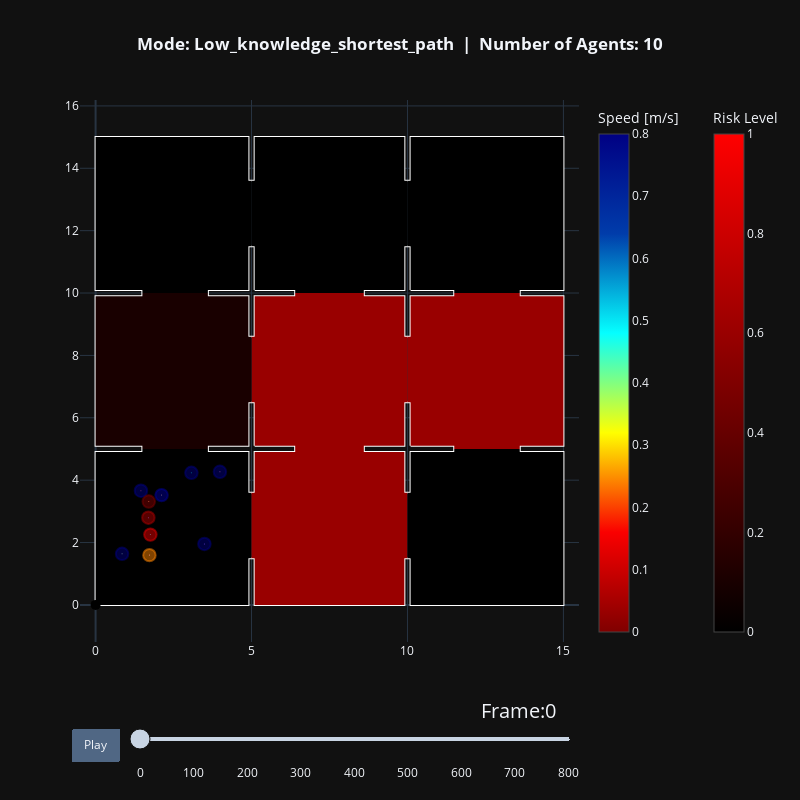

This figure's notebook cell:
### Markdown cell above
## Visualizing Agent Pathways

### Code cell
agent_trajectories = {}
for mode in modes:
    trajectory_file = trajectory_files[mode]
    agent_trajectories[mode], walkable_area = read_sqlite_file(
        trajectory_file
    )
    animate(
        agent_trajectories[mode],
        walkable_area,
        title_note=f"Mode: {modes_names[mode]}",
        risk_per_frame=all_risks,
        specific_areas=specific_areas
    ).show()

### Figure 1 — Plotly figure (JSON) as saved in the notebook; plotly's stock layout.template omitted (floating-point values rounded to 4 significant figures)
{"data": [{"hoverinfo": "name", "line": {"color": "white"}, "mode": "lines", "name": "Exterior", "showlegend": false, "x": [10.1, 10.1, 15.0, 15.0, 13.6, 13.6, 15.0, 15.0, 13.6, 13.6, 15.0, 15.0, 10.1, 10.1, 9.9, 9.9, 5.1, 5.1, 4.9, 4.9, 0.0, 0.0, 1.5, 1.5, 0.0, 0.0, 1.5, 1.5, 0.0, 0.0, 4.9, 4.9, 5.1, 5.1, 9.9, 9.9, 10.1], "y": [1.5, 0.0, 0.0, 4.9, 4.9, 5.1, 5.1, 9.9, 9.9, 10.1, 10.1, 15.0, 15.0, 13.6, 13.6, 15.0, 15.0, 13.6, 13.6, 15.0, 15.0, 10.1, 10.1, 9.9, 9.9, 5.1, 5.1, 4.9, 4.9, 0.0, 0.0, 1.5, 1.5, 0.0, 0.0, 1.5, 1.5], "type": "scatter"}, {"hoverinfo": "name", "line": {"color": "white"}, "mode": "lines", "name": "Obstacle", "showlegend": false, "x": [10.1, 11.5, 11.5, 10.1, 10.1, 9.9, 9.9, 8.6, 8.6, 9.9, 9.9, 10.1, 10.1], "y": [5.1, 5.1, 4.9, 4.9, 3.6, 3.6, 4.9, 4.9, 5.1, 5.1, 6.5, 6.5, 5.1], "type": "scatter"}, {"hoverinfo": "name", "line": {"color": "white"}, "mode": "lines", "name": "Obstacle", "showlegend": false, "x": [10.1, 11.5, 11.5, 10.1, 10.1, 9.9, 9.9, 8.6, 8.6, 9.9, 9.9, 10.1, 10.1], "y": [10.1, 10.1, 9.9, 9.9, 8.6, 8.6, 9.9, 9.9, 10.1, 10.1, 11.5, 11.5, 10.1], "type": "scatter"}, {"hoverinfo": "name", "line": {"color": "white"}, "mode": "lines", "name": "Obstacle", "showlegend": false, "x": [5.1, 6.4, 6.4, 5.1, 5.1, 4.9, 4.9, 3.6, 3.6, 4.9, 4.9, 5.1, 5.1], "y": [5.1, 5.1, 4.9, 4.9, 3.6, 3.6, 4.9, 4.9, 5.1, 5.1, 6.5, 6.5, 5.1], "type": "scatter"}, {"hoverinfo": "name", "line": {"color": "white"}, "mode": "lines", "name": "Obstacle", "showlegend": false, "x": [5.1, 6.4, 6.4, 5.1, 5.1, 4.9, 4.9, 3.6, 3.6, 4.9, 4.9, 5.1, 5.1], "y": [10.1, 10.1, 9.9, 9.9, 8.6, 8.6, 9.9, 9.9, 10.1, 10.1, 11.5, 11.5, 10.1], "type": "scatter"}, {"fill": "toself", "fillcolor": "rgb(0, 0, 0)", "hoverinfo": "name", "line": {"width": 0}, "mode": "lines", "name": "Risk Area", "showlegend": false, "x": [1.5, 1.5, 3.6, 3.6, 4.9, 4.9, 5.0, 5.0, 4.9, 4.9, 0.0, 0.0, 1.5], "y": [4.9, 5.0, 5.0, 4.9, 4.9, 3.6, 3.6, 1.5, 1.5, 0.0, 0.0, 4.9, 4.9], "type": "scatter"}, {"fill": "toself", "fillcolor": "rgb(153, 0, 0)", "hoverinfo": "name", "line": {"width": 0}, "mode": "lines", "name": "Risk Area", "showlegend": false, "x": [9.9, 9.9, 5.1, 5.1, 5.0, 5.0, 5.1, 5.1, 6.4, 6.4, 8.6, 8.6, 9.9, 9.9, 10.0, 10.0, 9.9], "y": [1.5, 0.0, 0.0, 1.5, 1.5, 3.6, 3.6, 4.9, 4.9, 5.0, 5.0, 4.9, 4.9, 3.6, 3.6, 1.5, 1.5], "type": "scatter"}, {"fill": "toself", "fillcolor": "rgb(0, 0, 0)", "hoverinfo": "name", "line": {"width": 0}, "mode": "lines", "name": "Risk Area", "showlegend": false, "x": [13.6, 15.0, 15.0, 10.1, 10.1, 10.0, 10.0, 10.1, 10.1, 11.5, 11.5, 13.6, 13.6], "y": [4.9, 4.9, 0.0, 0.0, 1.5, 1.5, 3.6, 3.6, 4.9, 4.9, 5.0, 5.0, 4.9], "type": "scatter"}, {"fill": "toself", "fillcolor": "rgb(153, 0, 0)", "hoverinfo": "name", "line": {"width": 0}, "mode": "lines", "name": "Risk Area", "showlegend": false, "x": [13.6, 15.0, 15.0, 13.6, 13.6, 11.5, 11.5, 10.1, 10.1, 10.0, 10.0, 10.1, 10.1, 11.5, 11.5, 13.6, 13.6], "y": [9.9, 9.9, 5.1, 5.1, 5.0, 5.0, 5.1, 5.1, 6.5, 6.5, 8.6, 8.6, 9.9, 9.9, 10.0, 10.0, 9.9], "type": "scatter"}, {"fill": "toself", "fillcolor": "rgb(153, 0, 0)", "hoverinfo": "name", "line": {"width": 0}, "mode": "lines", "name": "Risk Area", "showlegend": false, "x": [9.9, 9.9, 8.6, 8.6, 6.4, 6.4, 5.1, 5.1, 5.0, 5.0, 5.1, 5.1, 6.4, 6.4, 8.6, 8.6, 9.9, 9.9, 10.0, 10.0, 9.9], "y": [6.5, 5.1, 5.1, 5.0, 5.0, 5.1, 5.1, 6.5, 6.5, 8.6, 8.6, 9.9, 9.9, 10.0, 10.0, 9.9, 9.9, 8.6, 8.6, 6.5, 6.5], "type": "scatter"}, {"fill": "toself", "fillcolor": "rgb(25, 0, 0)", "hoverinfo": "name", "line": {"width": 0}, "mode": "lines", "name": "Risk Area", "showlegend": false, "x": [4.9, 4.9, 3.6, 3.6, 1.5, 1.5, 0.0, 0.0, 1.5, 1.5, 3.6, 3.6, 4.9, 4.9, 5.0, 5.0, 4.9], "y": [6.5, 5.1, 5.1, 5.0, 5.0, 5.1, 5.1, 9.9, 9.9, 10.0, 10.0, 9.9, 9.9, 8.6, 8.6, 6.5, 6.5], "type": "scatter"}, {"fill": "toself", "fillcolor": "rgb(0, 0, 0)", "hoverinfo": "name", "line": {"width": 0}, "mode": "lines", "name": "Risk Area", "showlegend": false, "x": [1.5, 0.0, 0.0, 4.9, 4.9, 5.0, 5.0, 4.9, 4.9, 3.6, 3.6, 1.5, 1.5], "y": [10.1, 10.1, 15.0, 15.0, 13.6, 13.6, 11.5, 11.5, 10.1, 10.1, 10.0, 10.0, 10.1], "type": "scatter"}, {"fill": "toself", "fillcolor": "rgb(0, 0, 0)", "hoverinfo": "name", "line": {"width": 0}, "mode": "lines", "name": "Risk Area", "showlegend": false, "x": [6.4, 5.1, 5.1, 5.0, 5.0, 5.1, 5.1, 9.9, 9.9, 10.0, 10.0, 9.9, 9.9, 8.6, 8.6, 6.4, 6.4], "y": [10.1, 10.1, 11.5, 11.5, 13.6, 13.6, 15.0, 15.0, 13.6, 13.6, 11.5, 11.5, 10.1, 10.1, 10.0, 10.0, 10.1], "type": "scatter"}, {"fill": "toself", "fillcolor": "rgb(0, 0, 0)", "hoverinfo": "name", "line": {"width": 0}, "mode": "lines", "name": "Risk Area", "showlegend": false, "x": [10.1, 10.1, 15.0, 15.0, 13.6, 13.6, 11.5, 11.5, 10.1, 10.1, 10.0, 10.0, 10.1], "y": [13.6, 15.0, 15.0, 10.1, 10.1, 10.0, 10.0, 10.1, 10.1, 11.5, 11.5, 13.6, 13.6], "type": "scatter"}, {"hoverinfo": "none", "marker": {"cmax": 0.8, "cmin": 0, "color": [0.8, 0.8, 0.2478, 0.7824, 0.1097, 0.7954, 0.8, 0.8, 0.07991, 0.1452], "colorbar": {"title": {"text": "Speed [m/s]"}}, "colorscale": [[0.0, "rgb(128,0,0)"], [0.2, "rgb(250,0,0)"], [0.4, "rgb(255,255,0)"], [0.6, "rgb(5,255,255)"], [0.8, "rgb(0,60,170)"], [1.0, "rgb(0,0,131)"]], "size": [0.4, 0.4, 0.4, 0.4, 0.4, 0.4, 0.4, 0.4, 0.4, 0.4]}, "mode": "markers", "showlegend": false, "text": [0.8, 0.8, 0.2478, 0.7824, 0.1097, 0.7954, 0.8, 0.8, 0.07991, 0.1452], "x": [3.986, 0.8488, 1.726, 2.116, 1.692, 1.454, 3.072, 3.489, 1.704, 1.757], "y": [4.269, 1.637, 1.596, 3.52, 2.797, 3.661, 4.235, 1.956, 3.314, 2.254], "type": "scatter"}, {"hoverinfo": "none", "marker": {"cmax": 1, "cmin": 0, "color": [0], "colorbar": {"title": {"text": "Risk Level"}, "x": 1.25}, "colorscale": [[0.0, "rgb(0, 0, 0)"], [0.1, "rgb(25, 0, 0)"], [0.2, "rgb(51, 0, 0)"], [0.3, "rgb(76, 0, 0)"], [0.4, "rgb(102, 0, 0)"], [0.5, "rgb(127, 0, 0)"], [0.6, "rgb(153, 0, 0)"], [0.7, "rgb(178, 0, 0)"], [0.8, "rgb(204, 0, 0)"], [0.9, "rgb(229, 0, 0)"], [1.0, "rgb(255, 0, 0)"]], "size": 10}, "mode": "markers", "showlegend": false, "x": [0], "y": [0], "type": "scatter"}, {"hoverinfo": "text", "marker": {"opacity": 1, "size": 1}, "mode": "markers", "showlegend": false, "text": ["ID: 11, Pos(3.99,4.27)"], "x": [3.986], "y": [4.269], "type": "scatter"}, {"hoverinfo": "text", "marker": {"opacity": 1, "size": 1}, "mode": "markers", "showlegend": false, "text": ["ID: 12, Pos(0.85,1.64)"], "x": [0.8488], "y": [1.637], "type": "scatter"}, {"hoverinfo": "text", "marker": {"opacity": 1, "size": 1}, "mode": "markers", "showlegend": false, "text": ["ID: 13, Pos(1.73,1.60)"], "x": [1.726], "y": [1.596], "type": "scatter"}, {"hoverinfo": "text", "marker": {"opacity": 1, "size": 1}, "mode": "markers", "showlegend": false, "text": ["ID: 14, Pos(2.12,3.52)"], "x": [2.116], "y": [3.52], "type": "scatter"}, {"hoverinfo": "text", "marker": {"opacity": 1, "size": 1}, "mode": "markers", "showlegend": false, "text": ["ID: 15, Pos(1.69,2.80)"], "x": [1.692], "y": [2.797], "type": "scatter"}, {"hoverinfo": "text", "marker": {"opacity": 1, "size": 1}, "mode": "markers", "showlegend": false, "text": ["ID: 16, Pos(1.45,3.66)"], "x": [1.454], "y": [3.661], "type": "scatter"}, {"hoverinfo": "text", "marker": {"opacity": 1, "size": 1}, "mode": "markers", "showlegend": false, "text": ["ID: 17, Pos(3.07,4.23)"], "x": [3.072], "y": [4.235], "type": "scatter"}, {"hoverinfo": "text", "marker": {"opacity": 1, "size": 1}, "mode": "markers", "showlegend": false, "text": ["ID: 18, Pos(3.49,1.96)"], "x": [3.489], "y": [1.956], "type": "scatter"}, {"hoverinfo": "text", "marker": {"opacity": 1, "size": 1}, "mode": "markers", "showlegend": false, "text": ["ID: 19, Pos(1.70,3.31)"], "x": [1.704], "y": [3.314], "type": "scatter"}, {"hoverinfo": "text", "marker": {"opacity": 1, "size": 1}, "mode": "markers", "showlegend": false, "text": ["ID: 20, Pos(1.76,2.25)"], "x": [1.757], "y": [2.254], "type": "scatter"}], "layout": {"shapes": [{"fillcolor": "rgba(0, 0, 128, 0.5)", "line": {"color": "rgba(0, 0, 128, 0.5)"}, "type": "circle", "x0": 3.786, "x1": 4.186, "xref": "x", "y0": 4.069, "y1": 4.469, "yref": "y"}, {"fillcolor": "rgba(0, 0, 128, 0.5)", "line": {"color": "rgba(0, 0, 128, 0.5)"}, "type": "circle", "x0": 0.6488, "x1": 1.049, "xref": "x", "y0": 1.437, "y1": 1.837, "yref": "y"}, {"fillcolor": "rgba(255, 134, 0, 0.5)", "line": {"color": "rgba(255, 134, 0, 0.5)"}, "type": "circle", "x0": 1.526, "x1": 1.926, "xref": "x", "y0": 1.396, "y1": 1.796, "yref": "y"}, {"fillcolor": "rgba(0, 0, 155, 0.5)", "line": {"color": "rgba(0, 0, 155, 0.5)"}, "type": "circle", "x0": 1.916, "x1": 2.316, "xref": "x", "y0": 3.32, "y1": 3.72, "yref": "y"}, {"fillcolor": "rgba(173, 0, 0, 0.5)", "line": {"color": "rgba(173, 0, 0, 0.5)"}, "type": "circle", "x0": 1.492, "x1": 1.892, "xref": "x", "y0": 2.597, "y1": 2.997, "yref": "y"}, {"fillcolor": "rgba(0, 0, 132, 0.5)", "line": {"color": "rgba(0, 0, 132, 0.5)"}, "type": "circle", "x0": 1.254, "x1": 1.654, "xref": "x", "y0": 3.461, "y1": 3.861, "yref": "y"}, {"fillcolor": "rgba(0, 0, 128, 0.5)", "line": {"color": "rgba(0, 0, 128, 0.5)"}, "type": "circle", "x0": 2.872, "x1": 3.272, "xref": "x", "y0": 4.035, "y1": 4.435, "yref": "y"}, {"fillcolor": "rgba(0, 0, 128, 0.5)", "line": {"color": "rgba(0, 0, 128, 0.5)"}, "type": "circle", "x0": 3.289, "x1": 3.689, "xref": "x", "y0": 1.756, "y1": 2.156, "yref": "y"}, {"fillcolor": "rgba(128, 0, 0, 0.5)", "line": {"color": "rgba(128, 0, 0, 0.5)"}, "type": "circle", "x0": 1.504, "x1": 1.904, "xref": "x", "y0": 3.114, "y1": 3.514, "yref": "y"}, {"fillcolor": "rgba(232, 0, 0, 0.5)", "line": {"color": "rgba(232, 0, 0, 0.5)"}, "type": "circle", "x0": 1.557, "x1": 1.957, "xref": "x", "y0": 2.054, "y1": 2.454, "yref": "y"}, {"line": {"color": "white", "width": 3}, "type": "line", "x0": 3.986, "x1": 3.986, "y0": 4.269, "y1": 4.269}, {"line": {"color": "white", "width": 3}, "type": "line", "x0": 0.8488, "x1": 0.8488, "y0": 1.637, "y1": 1.637}, {"line": {"color": "black", "width": 3}, "type": "line", "x0": 1.726, "x1": 1.726, "y0": 1.596, "y1": 1.596}, {"line": {"color": "white", "width": 3}, "type": "line", "x0": 2.116, "x1": 2.116, "y0": 3.52, "y1": 3.52}, {"line": {"color": "white", "width": 3}, "type": "line", "x0": 1.692, "x1": 1.692, "y0": 2.797, "y1": 2.797}, {"line": {"color": "white", "width": 3}, "type": "line", "x0": 1.454, "x1": 1.454, "y0": 3.661, "y1": 3.661}, {"line": {"color": "white", "width": 3}, "type": "line", "x0": 3.072, "x1": 3.072, "y0": 4.235, "y1": 4.235}, {"line": {"color": "white", "width": 3}, "type": "line", "x0": 3.489, "x1": 3.489, "y0": 1.956, "y1": 1.956}, {"line": {"color": "white", "width": 3}, "type": "line", "x0": 1.704, "x1": 1.704, "y0": 3.314, "y1": 3.314}, {"line": {"color": "white", "width": 3}, "type": "line", "x0": 1.757, "x1": 1.757, "y0": 2.254, "y1": 2.254}], "title": {"text": "<b>Mode: Low_knowledge_shortest_path  |  Number of Agents: 10</b>", "x": 0.5}, "xaxis": {"range": [-0.5, 15.5]}, "yaxis": {"scaleanchor": "x", "scaleratio": 1, "range": [-0.5, 15.5]}, "updatemenus": [{"buttons": [{"args": [null, {"frame": {"duration": 100, "redraw": true}, "fromcurrent": true}], "label": "Play", "method": "animate"}], "direction": "left", "pad": {"r": 10, "t": 87}, "showactive": false, "type": "buttons", "x": 0.1, "xanchor": "right", "y": 0, "yanchor": "top"}], "sliders": [{"active": 0, "currentvalue": {"font": {"size": 20}, "prefix": "Frame:", "visible": true, "xanchor": "right"}, "len": 0.9, "pad": {"b": 10, "t": 50}, "steps": [{"args": [["0"], {"frame": {"duration": 100, "redraw": true}, "mode": "immediate", "transition": {"duration": 500}}], "label": "0", "method": "animate"}, {"args": [["50"], {"frame": {"duration": 100, "redraw": true}, "mode": "immediate", "transition": {"duration": 500}}], "label": "50", "method": "animate"}, {"args": [["100"], {"frame": {"duration": 100, "redraw": true}, "mode": "immediate", "transition": {"duration": 500}}], "label": "100", "method": "animate"}, {"args": [["150"], {"frame": {"duration": 100, "redraw": true}, "mode": "immediate", "transition": {"duration": 500}}], "label": "150", "method": "animate"}, {"args": [["200"], {"frame": {"duration": 100, "redraw": true}, "mode": "immediate", "transition": {"duration": 500}}], "label": "200", "method": "animate"}, {"args": [["250"], {"frame": {"duration": 100, "redraw": true}, "mode": "immediate", "transition": {"duration": 500}}], "label": "250", "method": "animate"}, {"args": [["300"], {"frame": {"duration": 100, "redraw": true}, "mode": "immediate", "transition": {"duration": 500}}], "label": "300", "method": "animate"}, {"args": [["350"], {"frame": {"duration": 100, "redraw": true}, "mode": "immediate", "transition": {"duration": 500}}], "label": "350", "method": "animate"}, {"args": [["400"], {"frame": {"duration": 100, "redraw": true}, "mode": "immediate", "transition": {"duration": 500}}], "label": "400", "method": "animate"}, {"args": [["450"], {"frame": {"duration": 100, "redraw": true}, "mode": "immediate", "transition": {"duration": 500}}], "label": "450", "method": "animate"}, {"args": [["500"], {"frame": {"duration": 100, "redraw": true}, "mode": "immediate", "transition": {"duration": 500}}], "label": "500", "method": "animate"}, {"args": [["550"], {"frame": {"duration": 100, "redraw": true}, "mode": "immediate", "transition": {"duration": 500}}], "label": "550", "method": "animate"}, {"args": [["600"], {"frame": {"duration": 100, "redraw": true}, "mode": "immediate", "transition": {"duration": 500}}], "label": "600", "method": "animate"}, {"args": [["650"], {"frame": {"duration": 100, "redraw": true}, "mode": "immediate", "transition": {"duration": 500}}], "label": "650", "method": "animate"}, {"args": [["700"], {"frame": {"duration": 100, "redraw": true}, "mode": "immediate", "transition": {"duration": 500}}], "label": "700", "method": "animate"}, {"args": [["750"], {"frame": {"duration": 100, "redraw": true}, "mode": "immediate", "transition": {"duration": 500}}], "label": "750", "method": "animate"}, {"args": [["800"], {"frame": {"duration": 100, "redraw": true}, "mode": "immediate", "transition": {"duration": 500}}], "label": "800", "method": "animate"}], "transition": {"duration": 100, "easing": "cubic-in-out"}, "x": 0.1, "xanchor": "left", "y": 0, "yanchor": "top"}], "autosize": false, "width": 800, "height": 800}}
